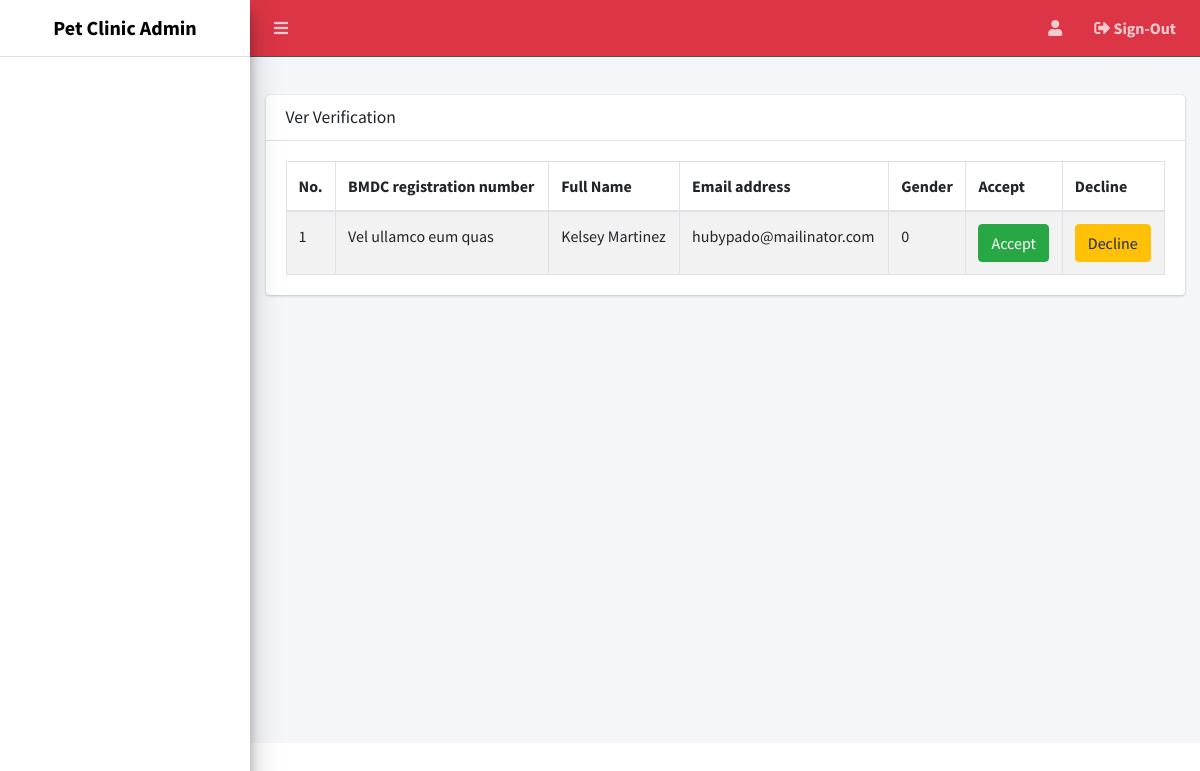
Page /admin/vet-verification.php on the earlier database version.
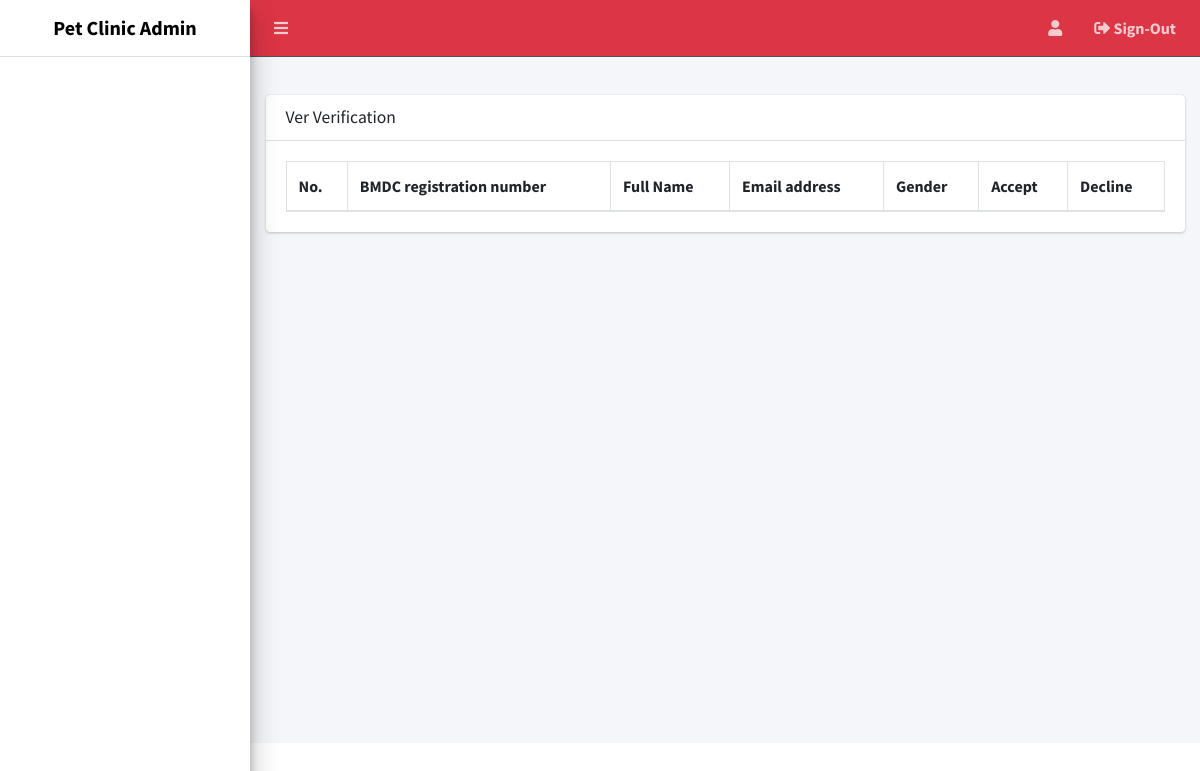
Same page on the later database version.
### tables this page shows
CREATE TABLE `vetdetails` (
  `id` int(11) NOT NULL,
  `user_id` int(11) DEFAULT NULL,
  `bmdc_registered_number` varchar(200) NOT NULL,
  `full_name` varchar(200) NOT NULL,
  `title` varchar(200) NOT NULL,
  `education` varchar(200) NOT NULL,
  `email_address` varchar(200) NOT NULL,
  `address` varchar(200) NOT NULL,
  `gender` varchar(20) NOT NULL,
  `visiting_charge` int(11) NOT NULL,
  `short_bio` varchar(255) NOT NULL,
  `pro_pic` varchar(200) NOT NULL,
  `avg_rating` float(10,2) NOT NULL,
  `is_approved` tinyint(1) DEFAULT -1
);

### admin/vet-verification.php (the view, shortened to what this page needs)
<?php session_start();
$conn = connect();
$sql = "SELECT * FROM vetDetails WHERE is_approved='-1' Order By full_name ASC ";
$results = $conn->query($sql);
?>
<?php include 'includes/header.php'; ?>
<?php include 'includes/navbar.php'; ?>
<?php include 'includes/sidebar.php'; ?>
<div class="content-wrapper">
  <div class="content-header">
  </div>
  <section class="content">
    <div class="container-fluid">
      <div class="card">
        <div class="card-header">
          <h3 class="card-title">Ver Verification</h3>
        </div>
        <div class="card-body">
          <table class="table table-bordered table-striped datatable">
            <thead>
              <tr>
                <th>No.</th>
                <th>BMDC registration number</th>
                <th>Full Name</th>
                <th>Email address</th>
                <th>Gender</th>
                <th>Accept</th>
                <th>Decline</th>
              </tr>
            </thead>
            <tbody>
              <?php
              foreach ($results as $key => $value) {
              ?>
                <tr>
                  <td><?php $x = ($key + 1);
                      echo $x; ?></td>
                  <td><?= $value['bmdc_registered_number']; ?></td>
                  <td><?= $value['full_name']; ?></td>
                  <td><?= $value['email_address']; ?></td>
                  <td><?= $value['gender']; ?></td>
                  <td>
                    <form action="controllers/verificationController.php" method="post">
                      <button name="accept" type="submit" class="btn btn-success">Accept</button>
                    </form>
                  </td>
                  <td>
                    <form action="controllers/verificationController.php" method="post">
                      <button name="decline" type="submit" class="btn btn-warning">Decline</button>
                    </form>
                  </td>
                </tr>
              <?php } ?>
            </tbody>
          </table>
        </div>
      </div>
    </div>
  </section>
</div>
<?php include 'includes/footer.php'; ?>

### admin/includes/header.php (shortened to what this page needs)
<!DOCTYPE html>
<html>
<head>
  <link rel="stylesheet" href="plugins/fontawesome-free/css/all.min.css">
  <link rel="stylesheet" href="plugins/datatables-bs4/css/dataTables.bootstrap4.min.css">
  <link rel="stylesheet" href="plugins/datatables-responsive/css/responsive.bootstrap4.min.css">
  <link rel="stylesheet" href="plugins/datatables-buttons/css/buttons.bootstrap4.min.css">
  <link rel="stylesheet" href="dist/css/adminlte.min.css">
</head>

### admin/includes/navbar.php
<body class="hold-transition sidebar-mini layout-fixed">
<div class="wrapper">
  <nav class="main-header navbar navbar-expand navbar-dark navbar-danger">
    <ul class="navbar-nav">
      <li class="nav-item">
        <a class="nav-link" data-widget="pushmenu" href="#"><i class="fas fa-bars"></i></a>
      </li>
    </ul>
    <ul class="navbar-nav ml-auto" >
      <li class="nav-item">
        <a class="nav-link" data-widget="control-sidebar" data-slide="true" >
          <i class="fas fa-user"></i> <b><?php echo $_SESSION['name']; ?></b>
        </a>
      </li>
      <li class="nav-item">
        <a class="nav-link" href="logout.php">
        <i class="fas fa-sign-out-alt"></i> <b>Sign-Out</b>
      </a>
      </li>
    </ul>
  </nav>

### admin/includes/sidebar.php (shortened to what this page needs)
<aside class="main-sidebar elevation-4 sidebar-light-danger">
  <a href="dashboard" class="brand-link text-center">
    <span class="brand-text font-weight-bold">Pet Clinic Admin</span>
  </a>
  <div class="sidebar">
  </div>
</aside>

### admin/includes/footer.php (shortened to what this page needs)
</div>
</body>
</html>

Differences in the rows shown:
removed vetdetails: x "1", bmdc_registered_number "Vel ullamco eum quas", full_name "Kelsey Martinez", email_address "hubypado@mailinator.com", gender "0"
